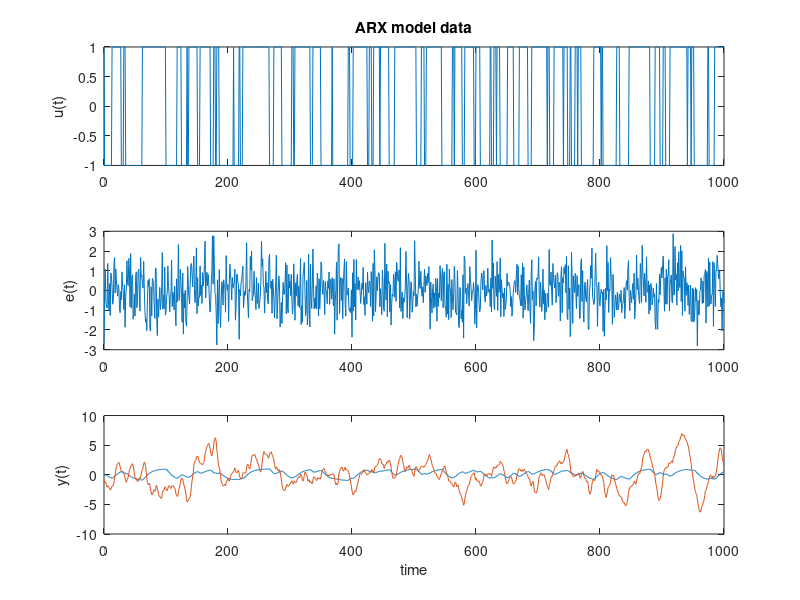

Write the MATLAB code that produced this figure. (Note: this script raises an error after producing the figure.)
% ARX demo
%
% System identification using ARX model

% transfer function with unit gain
a = conv([1 -0.7],[1 -0.9]); % a = [1 -1.6 0.63]
b = 0.03*[3 2 1]/6;          % unit gain
%
% input sequence
T = 1001;
time = 0:T-1;
p_switch = 0.1;      % pseudorandom binary signal
UU = 1*ones(1,T);    % set amplitude - S/N ratio
EE = randn(1,T);
for t=2:T,
    if rand(1)<p_switch, UU(t)=-UU(t-1); else UU(t)=UU(t-1); end
end
YY =filter(b,a,UU);
YYM =YY + filter(0.3,a,EE) ; % filter gain 10
%
% plot data
figure(1)
subplot(3,1,1)
plot(time,UU)
ylabel('u(t)')
title('ARX model data')
subplot(3,1,2)
plot(time,EE)
ylabel('e(t)')
subplot(3,1,3)
plot(time,YY,time,YYM)
ylabel('y(t)')
xlabel('time')
%
% initialize ARX model statistics for LDFIL
theta = zeros(5,1);
d_theta = 2*ones(5,1);
L_theta = eye(5,5);
nu = 2;
nus2 = 1;
%
stheta = [theta, d_theta, L_theta'];
ssigma = [nu, nus2];
%
AA = zeros(2,T);
BB = zeros(3,T);
SS2 = zeros(1,T);
for t=3:T,
    % create regressor z'=[dy,d2y, u, du,d2u]
    data = [-YYM(t-1),-YYM(t-2),UU(t),UU(t-1),UU(t-2),YYM(t)];
    % run LDFIL step, forgetting phi=1
    [stheta, ssigma, k, eps, dy] = ldfil(stheta, ssigma, data, 1);
    % select estimated parameters
    theta = stheta(:,1);
    AA(:,t)=theta(1:2);
    BB(:,t)=theta(3:5);
    SS2(t) = ssigma(2)/ssigma(1);
end
figure(2)
subplot(3,1,1)
plot(time,AA)
hold on
plot([0,T-1],[a(2),a(2)],'b:')
plot([0,T-1],[a(3),a(3)],'r:')
hold off
ylabel('a(t)')
title('ARX model parameters')
subplot(3,1,2)
plot(time,BB)
hold on
plot([0,T-1],[b(1),b(1)],'b:')
plot([0,T-1],[b(2),b(2)],'r:')
plot([0,T-1],[b(3),b(3)],'g:')
hold off
ylabel('b(t)')
subplot(3,1,3)
plot(time,SS2)
ylabel('s^2(t)')
xlabel('time')







